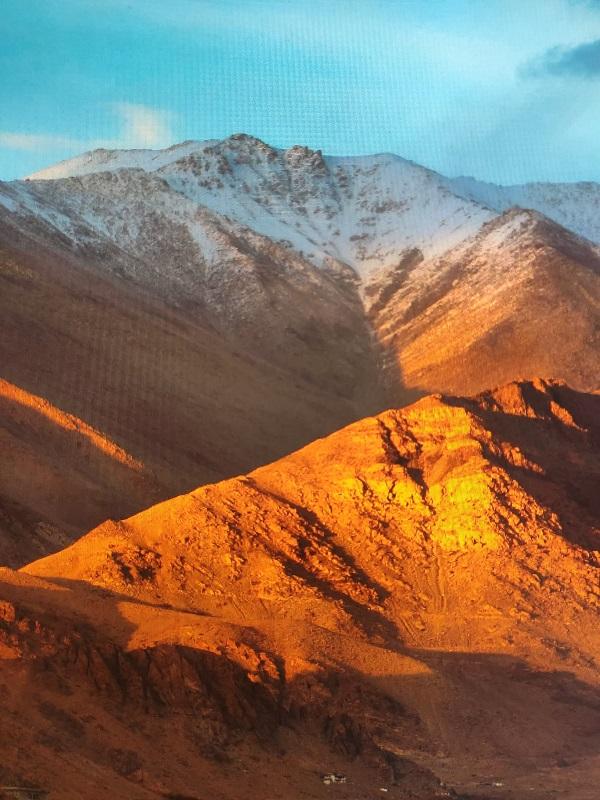
#> input picture 1.入门/Step5.OpenCV高级项目/image_stitch_0.jpg, 600 x 800 px; its folder holds 3 pictures in this run
$ python image_stitching.py
#> lines starting #> are read from the running program, lines starting #| are printed output that depends on the picture; after the words box and inside, x2 and y2 are one past the last pixel; in counts of white or black regions, pixels touching at a corner belong together
#> further down, image is the input picture: shape (800, 600, 3); mean B, G, R 93, 112.1, 133
### imutils/Stitcher.py
import cv2
import numpy as np

class Stitcher:
    # [107 lines left out: functions stitch, _stitch_two_images, detectAndDescribe, matchKeypoints, drawMatches, not called in this run]

    def removeBlackBorder(self, image, showAnimate=False, winname=None):
#> called with showAnimate = True, winname = 'Stitched'
        def drawAnimate(mask, time):
            # 预览外接矩形内的拼接结果
            cv2.imshow(winname, cv2.bitwise_and(image, image, mask=mask))
            cv2.waitKey(time)

        # 四周加上10像素的黑色边框，保证可以从四个方向进行腐蚀
        image = cv2.copyMakeBorder(image, 10, 10, 10, 10, cv2.BORDER_CONSTANT, (0, 0, 0))
#> image: shape (849, 1134, 3)
        # 得到目标区域轮廓
        gray = cv2.cvtColor(image, cv2.COLOR_BGR2GRAY)
        ret, thresh = cv2.threshold(gray, 0, 255, cv2.THRESH_BINARY)
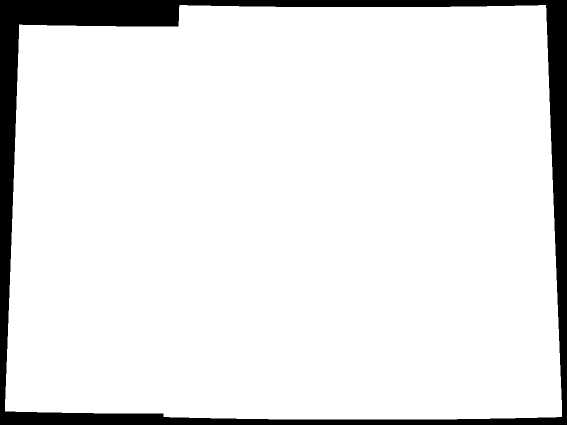
#> thresh: shape (849, 1134) (shown at 1/2 size); 91.1% white; 1 black region
        cnts, hier = cv2.findContours(thresh.copy(), cv2.RETR_EXTERNAL, cv2.CHAIN_APPROX_SIMPLE)
#> cnts = 1 contour; box (x1, y1, x2, y2) and area: (10, 10, 1124, 839) 875579
        maxContour = max(cnts, key=cv2.contourArea)
#> maxContour = contour of 186 points, box (x1, y1, x2, y2) (10, 10, 1124, 839), area 875579
        # 得到目标区域外接矩形
        x, y, w, h = cv2.boundingRect(maxContour)
#> x = 10; y = 10; w = 1114; h = 829
        boundingRect = np.zeros(thresh.shape, dtype=np.uint8)
        cv2.rectangle(boundingRect, (x, y), (x + w - 1, y + h - 1), 255, -1)
#> boundingRect: shape (849, 1134); 95.9% white; 1 black region, box (x1, y1, x2, y2) and area: (0, 0, 1134, 849) 39260
        if showAnimate:
            drawAnimate(boundingRect, 1000)

        # 外接矩形减去目标区域
        sub = cv2.subtract(boundingRect, thresh)
#> sub: shape (849, 1134); 4.8% white; 5 white regions, box (x1, y1, x2, y2) and area: (10, 10, 359, 798) 25606, (1092, 10, 1124, 800) 13061, (10, 823, 537, 839) 4693, (375, 10, 1077, 14) 2156, (915, 834, 1124, 839) 506
        # 腐蚀外接矩形，每次向内缩减1像素，直到完全在目标区域内部
        while cv2.countNonZero(sub) > 0:
            boundingRect = cv2.erode(boundingRect, None)
            if showAnimate:
                drawAnimate(boundingRect, 30)
            sub = cv2.subtract(boundingRect, thresh)
#> this loop made 43 passes
#> boundingRect: shape (849, 1134); 79.3% white; 1 black region, box (x1, y1, x2, y2) and area: (0, 0, 1134, 849) 198962

        # 得到新的矩形轮廓
        cnts, hier = cv2.findContours(boundingRect, cv2.RETR_EXTERNAL, cv2.CHAIN_APPROX_SIMPLE)
#> cnts = [[[53, 53], [53, 795], [1080, 795], [1080, 53]]]
        maxContour = max(cnts, key=cv2.contourArea)
#> maxContour = [[53, 53], [53, 795], [1080, 795], [1080, 53]]
        nX, nY, nW, nH = cv2.boundingRect(maxContour)
#> nX = 53; nY = 53; nW = 1028; nH = 743

        left = nX
#> left = 53
        right = nX + nW
#> right = 1081
        top = nY
#> top = 53
        bottom = nY + nH
#> bottom = 796

        # 1. 分别从左右两个方向对内部矩形进行膨胀，找到满足条件的最大矩形
        while left > x:
            left = left - 1
            boundingRect[top:bottom, left] = 255
            if showAnimate:
                drawAnimate(boundingRect, 30)
            sub = cv2.subtract(boundingRect, thresh)
            if cv2.countNonZero(sub) > 0:
                boundingRect[top:bottom, left] = 0
                if showAnimate:
                    drawAnimate(boundingRect, 30)
                left = left + 1
                break
#> this loop made 16 passes
#> left on passes 1 to 12: 52, 51, 50, 49, 48, 47, 46, 45, 44, 43, 42, 41
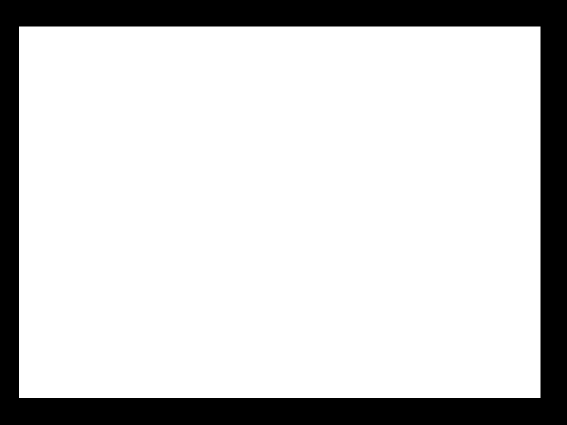
#> boundingRect: shape (849, 1134) (shown at 1/2 size); 80.5% white; 1 black region, box (x1, y1, x2, y2) and area: (0, 0, 1134, 849) 187817
#> after the loop, left = 38
        while right < x + w:
            right = right + 1
            boundingRect[top:bottom, right - 1] = 255
            if showAnimate:
                drawAnimate(boundingRect, 30)
            sub = cv2.subtract(boundingRect, thresh)
            if cv2.countNonZero(sub) > 0:
                boundingRect[top:bottom, right - 1] = 0
                if showAnimate:
                    drawAnimate(boundingRect, 30)
                right = right - 1
                break
#> this loop made 14 passes
#> right on passes 1 to 12: 1082, 1083, 1084, 1085, 1086, 1087, 1088, 1089, 1090, 1091, 1092, 1093
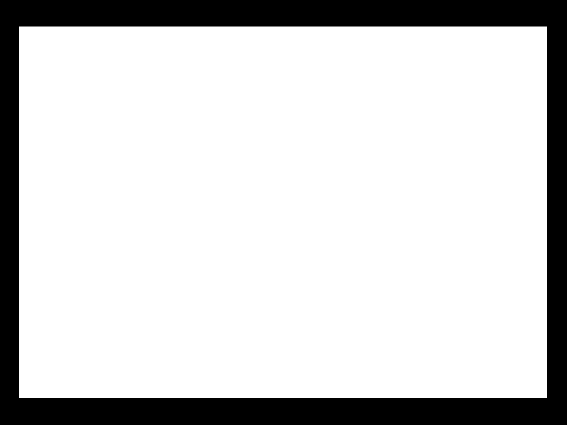
#> boundingRect: shape (849, 1134) (shown at 1/2 size); 81.5% white; 1 black region, box (x1, y1, x2, y2) and area: (0, 0, 1134, 849) 178158
#> after the loop, right = 1094

        # 2. 分别从上下两个方向对内部矩形进行膨胀，找到满足条件的最大矩形
        while top > y:
            top = top - 1
            boundingRect[top, left:right] = 255
            if showAnimate:
                drawAnimate(boundingRect, 30)
            sub = cv2.subtract(boundingRect, thresh)
            if cv2.countNonZero(sub) > 0:
                boundingRect[top, left:right] = 0
                if showAnimate:
                    drawAnimate(boundingRect, 30)
                top = top + 1
                break
#> this loop made 1 pass
#> top on pass 1: 53
#> pass 1, in removeBlackBorder, `sub = cv2.subtract(boundingRect, thresh)`:
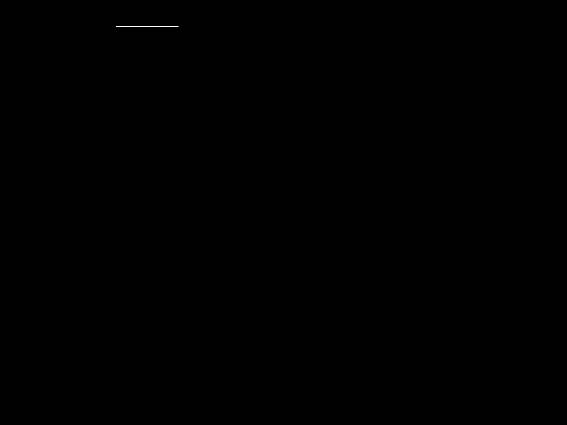
#> sub: shape (849, 1134) (shown at 1/2 size); 0.01% white in thin lines or dots, all inside (x1, y1, x2, y2) = (232, 52, 357, 53)
#> pass 1, in drawAnimate (call 78), `cv2.imshow(winname, cv2.bitwise_and(image, image, mask=mask))`:
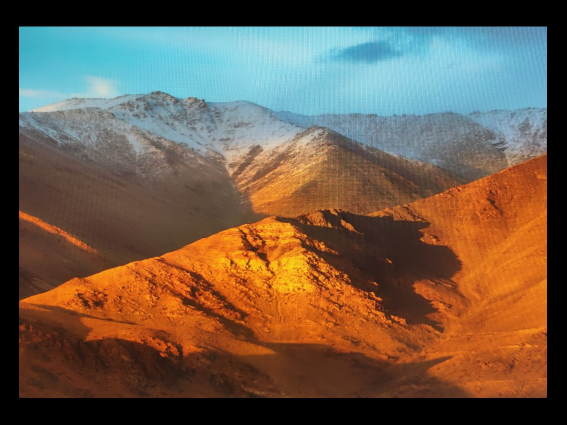
#> window 'Stitched': shape (849, 1134, 3) (shown at 1/2 size); mean B, G, R 72.9, 90.4, 109.5
#> after the loop, top = 53
        while bottom < y + h:
            bottom = bottom + 1
            boundingRect[bottom - 1, left:right] = 255
            if showAnimate:
                drawAnimate(boundingRect, 30)
            sub = cv2.subtract(boundingRect, thresh)
            if cv2.countNonZero(sub) > 0:
                boundingRect[bottom - 1, left:right] = 0
                if showAnimate:
                    drawAnimate(boundingRect, 30)
                bottom = bottom - 1
                break
#> this loop made 29 passes
#> bottom on passes 1 to 12: 797, 798, 799, 800, 801, 802, 803, 804, 805, 806, 807, 808
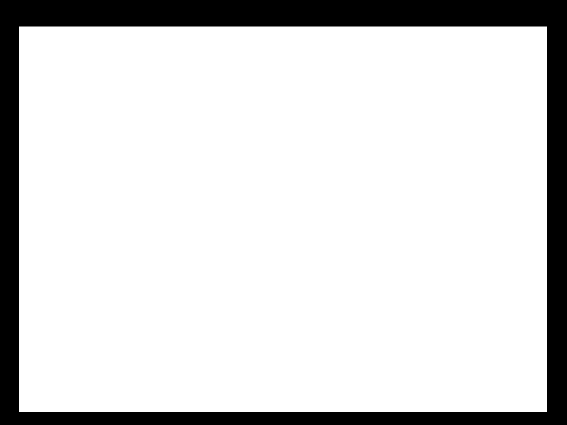
#> boundingRect: shape (849, 1134) (shown at 1/2 size); 84.6% white; 1 black region, box (x1, y1, x2, y2) and area: (0, 0, 1134, 849) 148590
#> after the loop, bottom = 824

        # 获得没有黑色区域的拼接结果
        return image[top:bottom, left:right]
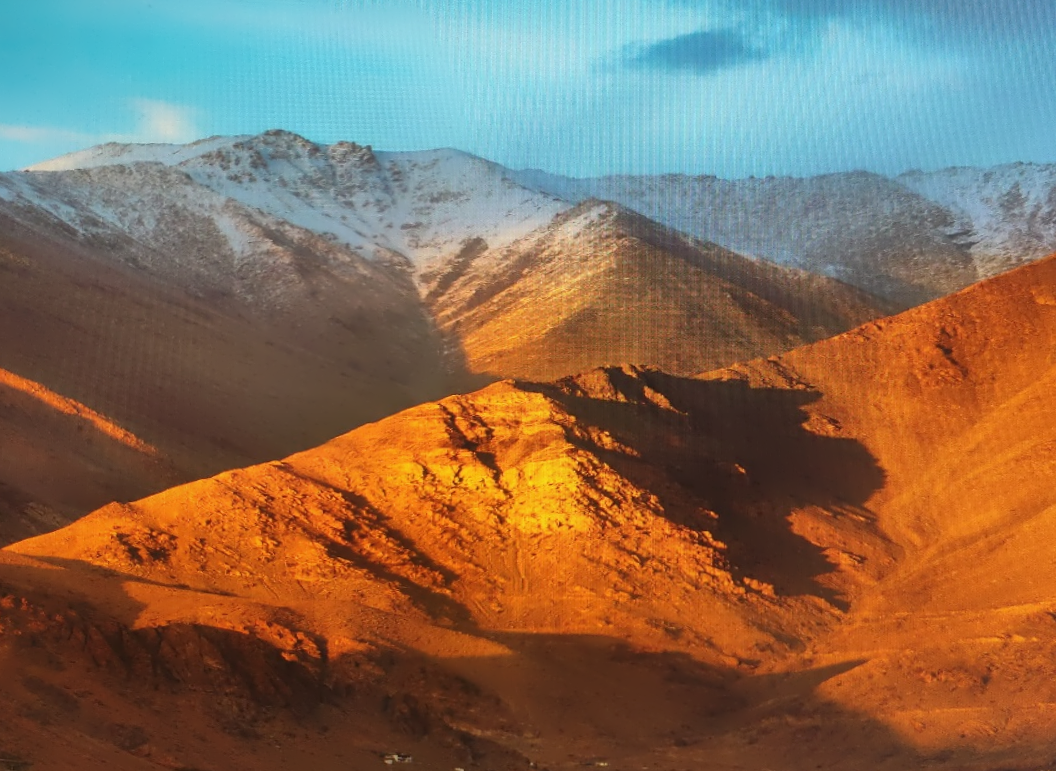
#> returned value: shape (771, 1056, 3); mean of channels 0, 1, 2 87.4, 108.8, 132.9; drawn as B, G, R

### 1.入门/Step5.OpenCV高级项目/image_stitching.py
import os, sys
os.environ["DISPLAY"] = "windows:0"
sys.path.append("../..")

import numpy as np
import cv2

from imutils.Stitcher import Stitcher

print("[INFO] loading images...")
images = []
index = 0
while True:
    image = cv2.imread("image_stitch_{}.jpg".format(index))
    if image is None:
        break
    images.append(image)
    index += 1

print("[INFO] stitching images...")
# 创建拼接器
stitcher = cv2.Stitcher_create()
status, stitched = stitcher.stitch(images)

if status == 0:
    stitched = Stitcher().removeBlackBorder(stitched, showAnimate=True, winname="Stitched")
    cv2.imshow("Stitched", stitched)
    cv2.waitKey()
    cv2.destroyAllWindows()
else:
    print("[INFO] image stitching failed ({})".format(status))
